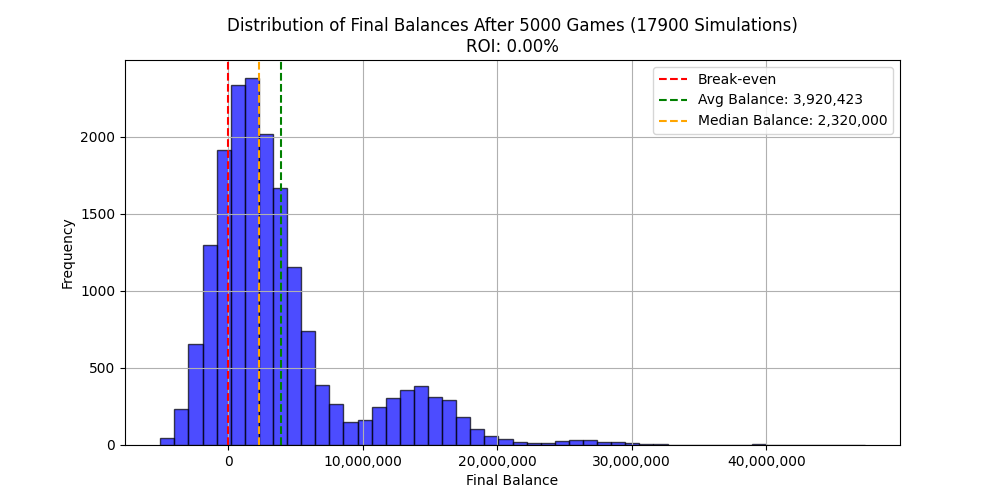

Source code (Python):
import numpy as np
import matplotlib.pyplot as plt
from matplotlib.ticker import FuncFormatter
import threading
import time

# Slot symbols and their payouts
symbol_payouts = {
    'Ankh': {1: 2, 2: 5, 3: 500},
    'Cherries': {3: 25},
    'Plums': {3: 50},
    'Melons': {3: 75},
    'Bells': {3: 100},
    'Sevens': {3: 250},
    'Pharaohs': {3: 5000}
}

# All symbols on the reels in order of appearance in game, including empty spaces
symbols = [
    'Ankh', '', 'Melons', '', 'Cherries', '', 'Plums', '', 'Sevens', '',
    'Ankh', '', 'Cherries', '', 'Bells', '', 'Plums', '', 'Ankh', '',
    'Melons', '', 'Plums', '', 'Sevens', '', 'Bells', '', 'Cherries', '', 'Pharaohs', ''
]

# Simulate a single slot spin
def spin_reels():
    return np.random.choice(symbols, 3, replace=True)

# Calculate payout for a spin
def calculate_payout(reels):
    payout = 0
    unique, counts = np.unique(reels, return_counts=True)
    occurrences = dict(zip(unique, counts))
    
    for symbol, count in occurrences.items():
        if symbol in symbol_payouts and count in symbol_payouts[symbol]:
            payout += symbol_payouts[symbol][count]
    
    return payout

# Monte Carlo Simulation
def monte_carlo_simulation(num_games=5000, bet_amount=2500):
    balance = 0
    
    for _ in range(num_games):
        balance -= bet_amount  # Deduct bet
        reels = spin_reels()  # Spin reels
        payout_multiplier = calculate_payout(reels)  # Get payout multiplier
        winnings = bet_amount * payout_multiplier
        balance += winnings  # Add winnings
    
    return balance

# Run initial 5000 simulations
num_simulations = 10
final_balances = [monte_carlo_simulation() for _ in range(num_simulations)]
total_games = num_simulations * 5000

# Function to continuously run simulations and update plot
def continuous_simulation():
    global final_balances, total_games
    while True:
        new_balances = [monte_carlo_simulation() for _ in range(10)]
        final_balances.extend(new_balances)
        total_games += 10 * 5000  # Update total games played
        
        avg_balance = np.mean(final_balances)
        median_balance = np.median(final_balances)
        roi = (avg_balance / (total_games * 2500)) * 100  # ROI as percentage
        
        ax.clear()
        ax.hist(final_balances, bins=50, color='blue', edgecolor='black', alpha=0.7)
        ax.axvline(0, color='red', linestyle='--', label='Break-even')
        ax.axvline(avg_balance, color='green', linestyle='--', label=f'Avg Balance: {int(avg_balance):,}')
        ax.axvline(median_balance, color='orange', linestyle='--', label=f'Median Balance: {int(median_balance):,}')
        ax.set_xlabel('Final Balance')
        ax.set_ylabel('Frequency')
        ax.set_title(f'Distribution of Final Balances After 5000 Games ({len(final_balances)} Simulations)\nROI: {roi:.2f}%')
        ax.legend()
        ax.grid()
        ax.xaxis.set_major_formatter(FuncFormatter(lambda x, pos: f'{int(x):,}'))
        plt.draw()

# Plot histogram
fig, ax = plt.subplots(figsize=(10, 5))
ax.hist(final_balances, bins=50, color='blue', edgecolor='black', alpha=0.7)
ax.axvline(0, color='red', linestyle='--', label='Break-even')
ax.axvline(np.mean(final_balances), color='green', linestyle='--', label=f'Avg Balance: {int(np.mean(final_balances)):,}')
ax.axvline(np.median(final_balances), color='orange', linestyle='--', label=f'Median Balance: {int(np.median(final_balances)):,}')
ax.set_xlabel('Final Balance')
ax.set_ylabel('Frequency')
ax.set_title(f'Distribution of Final Balances After 5000 Games ({num_simulations} Simulations)')
ax.legend()
ax.grid()

# Format x-axis to show regular numbers with commas
ax.xaxis.set_major_formatter(FuncFormatter(lambda x, pos: f'{int(x):,}'))

# Start continuous simulation in a separate thread
threading.Thread(target=continuous_simulation, daemon=True).start()

plt.show()
